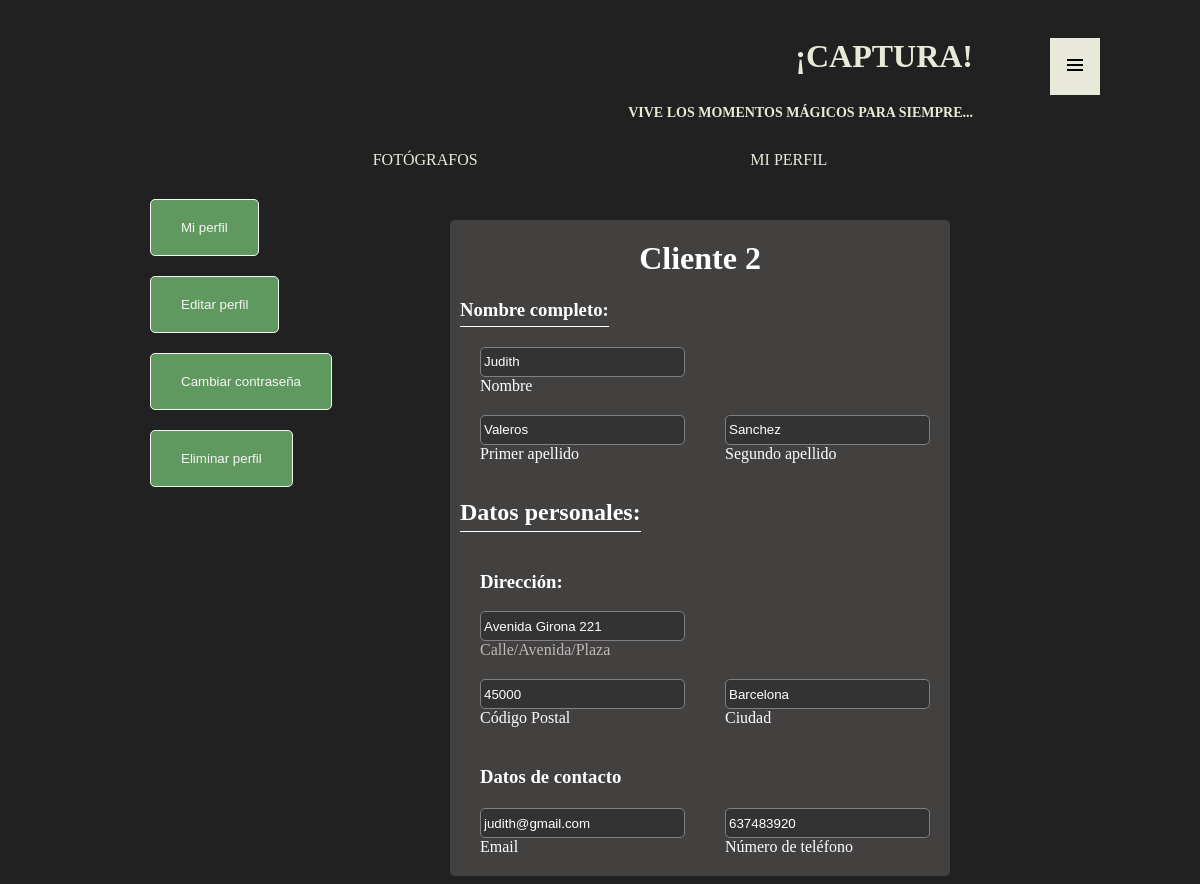
/clientes/verCliente.php (signed in), run on the app's committed database.
### tables this page shows
CREATE TABLE IF NOT EXISTS `clientes` (
  `client_id` int NOT NULL AUTO_INCREMENT,
  `rol` varchar(50) NOT NULL,
  `pass` varchar(255) NOT NULL,
  `nombre_c` varchar(50) NOT NULL,
  `apellido1_c` varchar(50) NOT NULL,
  `apellido2_c` varchar(50) DEFAULT NULL,
  `email` varchar(50) NOT NULL,
  `telefono` varchar(15) DEFAULT NULL,
  `direccion_calle` varchar(100) NOT NULL,
  `postcode` varchar(10) NOT NULL,
  `ciudad` varchar(40) NOT NULL,
  `fecha_crea_c` timestamp NOT NULL DEFAULT CURRENT_TIMESTAMP,
  `fecha_mod_c` timestamp NOT NULL DEFAULT CURRENT_TIMESTAMP ON UPDATE CURRENT_TIMESTAMP,
  PRIMARY KEY (`client_id`)
);

### captura/gestion_clientes.php (called while the page is built, shortened)
<?php
function getCliente($client_id) {
    $conexion = conectar();
    if($conexion->errno) {
        echo "<pre>$conexion->error</pre>";
    } else {
        $cliente = $conexion->query("SELECT * FROM clientes WHERE client_id = '$client_id'");
    }
    return $cliente;
}

### clientes/Clases/Cliente.php (called while the page is built, shortened)
<?php
class Cliente {
    private $nombre_c;
    private $apellido1_c;
    private $apellido2_c;
    private $email;
    private $telefono;
    private $direccion_calle;
    private $postcode;
    private $ciudad;
    public function __construct($client_id, $rol, $pass, $nombre_c, $apellido1_c, $apellido2_c, $email, $telefono, $direccion_calle, $postcode, $ciudad, $fecha_crea_c, $fecha_mod_c) {
        $this->nombre_c = $nombre_c;
        $this->apellido1_c = $apellido1_c;
        $this->apellido2_c = $apellido2_c;
        $this->email = $email;
        $this->telefono = $telefono;
        $this->direccion_calle = $direccion_calle;
        $this->postcode = $postcode;
        $this->ciudad = $ciudad;
    }
    public function getNombreC(){
        return $this->nombre_c;
    }
    public function getApellido1C(){
        return $this->apellido1_c;
    }
    public function getApellido2C(){
        return $this->apellido2_c;
    }
    public function getEmail(){
        return $this->email;
    }
    public function getTelefono(){
        return $this->telefono;
    }
    public function getCalle(){
        return $this->direccion_calle;
    }
    public function getPostcode(){
        return $this->postcode;
    }
    public function getCiudad(){
        return $this->ciudad;
    }
}

### clientes/verCliente.php (the view, shortened to what this page needs)
<!DOCTYPE html>
<html lang="es">
<head>
    <link rel="stylesheet" type="text/css" href="">
    <link rel="stylesheet" type="text/css" href="../header/header.css">
    <link rel="stylesheet" type="text/css" href="CSS/verCliente.css">
</head>
<body>
    <?php
    require "../funciones/functionCookie.php";
    include "../header/header.php";
    require "../captura/gestion_clientes.php";
    require_once "Clases/Cliente.php";
    if(isset($_SESSION['validacion']) && ($_SESSION['validacion']['rol'] == "administrador" || $_SESSION['validacion']['rol'] == "usuario")){
        if(isset($_GET['client_id']) && $_GET['client_id'] != "") {
            $client_id = $_GET['client_id'];
        } else if ($_SESSION['validacion']['rol'] == "usuario") {
            $email = $_SESSION['validacion']['email'];
            $client_id = getClientId($email);
            foreach($client_id as $i => $cvalor){
                $client_id = $cvalor;
            }
            $client_id = implode($client_id);
        }
        $clienteDB = getCliente($client_id);
        foreach($clienteDB as $i => $cliente) {
            $cliente = new Cliente($cliente['client_id'], $cliente['rol'], $cliente['pass'], $cliente['nombre_c'], $cliente['apellido1_c'], $cliente['apellido2_c'], $cliente['email'], $cliente['telefono'], $cliente['direccion_calle'], $cliente['postcode'], $cliente['ciudad'], $cliente['fecha_crea_c'], $cliente['fecha_mod_c']);
        }
        ?>
        <div id="container">
            <?php if(isset($_SESSION['validacion']) && $_SESSION['validacion']['rol'] == "usuario") { ?>
            <nav id="nav_perfil">
                <div id="nav_contenido">
                    <div>
                        <button onclick="mostrarPerfil()" class="nav_enlace">Mi perfil</button>
                    </div>
                    <div>
                        <button onclick="editarPerfil()" class="nav_enlace">Editar perfil</button>
                    </div>
                    <div>
                        <button onclick="cambiarPass()" class="nav_enlace">Cambiar contraseña</button>
                    </div>
                    <div>
                        <button onclick="eliminarPerfil()" class="nav_enlace">Eliminar perfil</button>
                    </div>
                </div>
            </nav>
            <?php } ?>
            <div id="contenido1">
                <div id="contenido_perfil">
                    <div id="div_arriba_titulo">
                        <h1 id="titulo_registrar">Cliente <?php echo $client_id ?></h1>
                    </div>
                    <div id="div_medio">
                        <div>
                            <h3 class="titulo_txtbox">Nombre completo:</h3>
                            <div class="div_input">
                                <input type="text" name="nombreC" id="nombreC" value="<?php echo $cliente->getNombreC()?>" disabled>
                                <label for="nombreC">Nombre</label>
                            </div>
                            <div id="div_txtbox_nombre">
                                <div class="div_input">
                                    <input type="text" name="apellido1C" id="apellido1C" value="<?php echo $cliente->getApellido1C() ?>" disabled>
                                    <label for="apellido1C">Primer apellido</p>
                                </div>
                                <div class="div_input">
                                    <input type="text" name="apellido2C" id="apellido2F" value="<?php echo $cliente->getApellido2C() ?>" disabled>
                                    <label for="apellido2C">Segundo apellido</label>
                                </div>
                            </div>
                        </div>
                    </div>
                    <h2 class="titulo_txtbox">Datos personales:</h2>
                    <div id="div_abajo">
                        <div>
                            <div class="div_input">
                                <h3>Dirección:</h3>
                                <input type="text" name="calle" id="calle" value="<?php echo $cliente->getCalle() ?>" disabled>
                                <label for="calle" id="label_calle">Calle/Avenida/Plaza</label>
                            </div>
                            <div id="div_txtbox_nombre">
                                <div class="div_input">
                                    <input type="text" name="postcode" id="postcode" value="<?php echo $cliente->getPostcode() ?>" disabled>
                                    <label for="postcode">Código Postal</label>
                                </div>
                                <div class="div_input">
                                    <input type="text" name="ciudad" id="ciudad" value="<?php echo $cliente->getCiudad() ?>" disabled>
                                    <label for="ciudad">Ciudad</label>
                                </div>
                            </div>
                        </div>
                        <div class="div_input">
                            <h3>Datos de contacto</h3>
                        </div>
                        <div id="div_txtbox_nombre">
                            <div class="div_input">
                                <input type="email" name="email" id="email" value="<?php echo $cliente->getEmail() ?>" disabled>
                                <label for="email">Email</label>
                            </div>
                            <div class="div_input">
                                <input type="telefono" name="telefono" id="telefono" value="<?php echo $cliente->getTelefono() ?>" disabled>
                                <label for="telefono">Número de teléfono</label>
                            </div>
                        </div>
                    </div>
                </div>
            </div>
        </div>
    <?php
    } else {
        header("location: ../index.php");
        exit();
    } ?>
</body>
</html>

### header/header.css (style rules this page uses)
body { background-color: rgb(33, 33, 33); color: white; }

### clientes/CSS/verCliente.css (style rules this page uses)
#container { width: 900px; margin: 0px auto; display: grid; grid-template-columns: 1fr 3fr; }
#nav_perfil { width: 200px; }
#contenido1 { display: block; width: 700px; margin: 0px auto; }
#nav_contenido { display: grid; grid-template-rows: 1fr 1fr 1fr; grid-gap: 20px; }
.nav_enlace { padding: 20px 30px; border: 1px solid whitesmoke; border-radius: 5px; color: whitesmoke; background-color: rgb(44, 107, 44); }
.nav_enlace { background-color: rgb(96, 153, 96); }
#contenido_perfil, #contenido_editar { width: 500px; margin: 0px auto; background-color: rgb(67, 64, 64); border-radius: 5px; }
#div_arriba_titulo { text-align: center; }
#titulo_registrar { padding-top: 20px; }
#div_txtbox_nombre { display: flex; justify-content: left; }
.div_input { margin-left: 30px; margin-bottom: 20px; }
input { margin: 0px; margin-right: 10px; padding: 0px; padding-left: 3px; width: 200px; height: 28px; border-radius: 5px; border: 1px solid grey; background-color: #333; color: white; display: block; }
.titulo_txtbox { display: inline-block; margin: 0px; margin-bottom: 20px; margin-left: 10px; padding: 0px; padding-bottom: 5px; border-bottom: 1px solid white; }
#calle { display: inline; }
#label_calle { display: block; margin-bottom: 20px; color: rgb(189, 185, 185); }

### data on the page
clientes: client_id "2", nombreC "Judith", apellido1C "Valeros", apellido2C "Sanchez", calle "Avenida Girona 221", postcode "45000", ciudad "Barcelona", email "judith@gmail.com", telefono "637483920"
